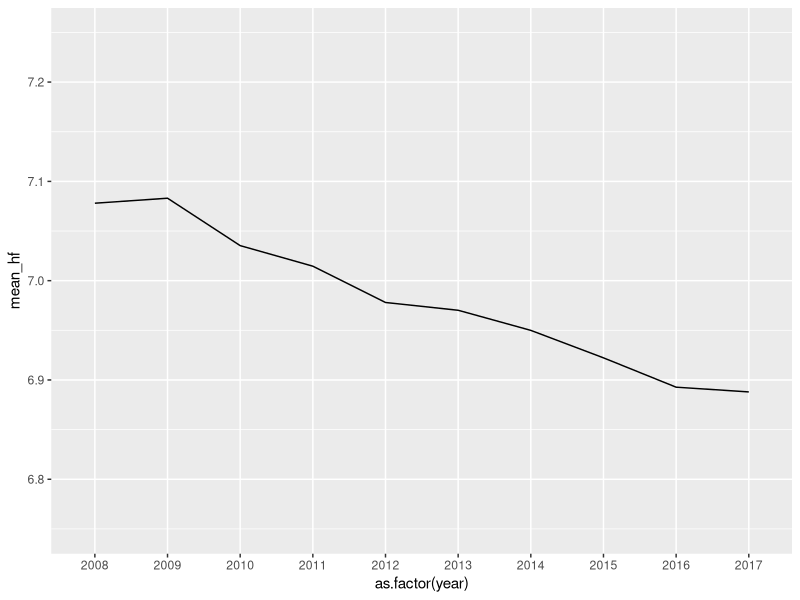
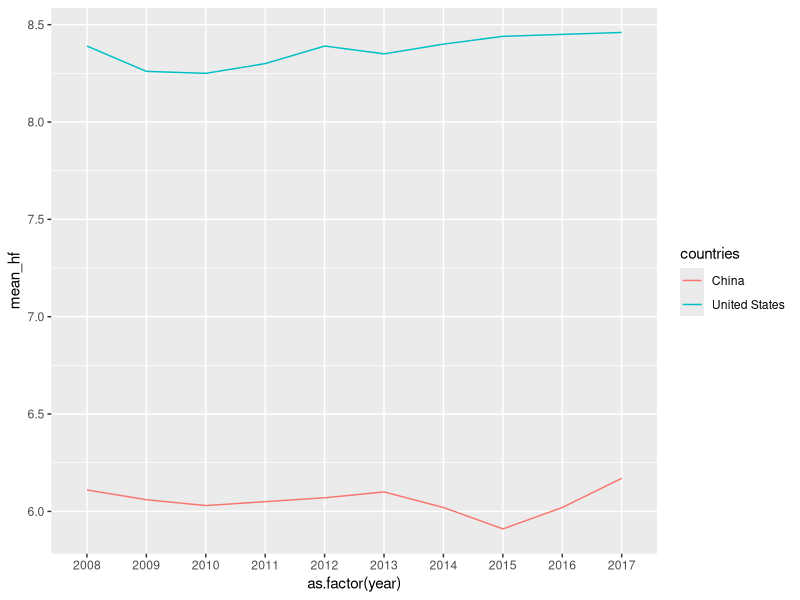

R code for these plots, in order:
## ---- chunk 1
library(tidyverse)
hfi <- read_csv("data/hfi_cc_2019.csv") 
## ---- chunk 2
glimpse(hfi)
## ---- chunk 3
hfscore_by_year <- hfi %>% 
  filter(hf_score != "-") %>% 
  group_by(year) %>% 
  summarize(mean_hf = mean(as.numeric(hf_score)))

ggplot(data = hfscore_by_year, 
       aes(x = as.factor(year), y = mean_hf, group = 1)) +
  geom_line(stat = "identity") +
  ylim(6.75, 7.25)
## ---- chunk 4
hfscore_china_us <- hfi %>% 
  filter(hf_score != "-" & 
           (countries == "China" | countries == "United States")) %>% 
  group_by(year, countries) %>% 
  summarize(mean_hf = mean(as.numeric(hf_score)))

ggplot(data = hfscore_china_us, 
       aes(x = as.factor(year), y = mean_hf, group = countries, color = countries)) +
  geom_line(stat = "identity")
